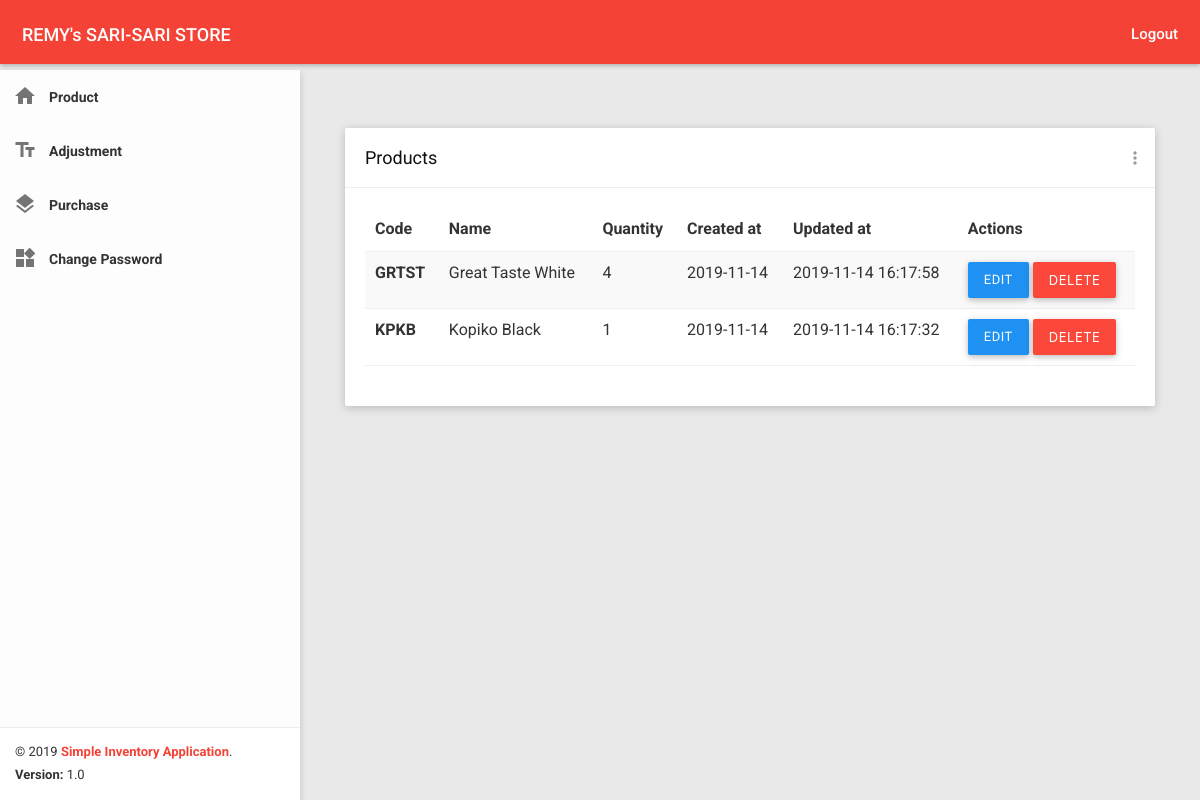
Page /products (signed in) on the earlier database version.
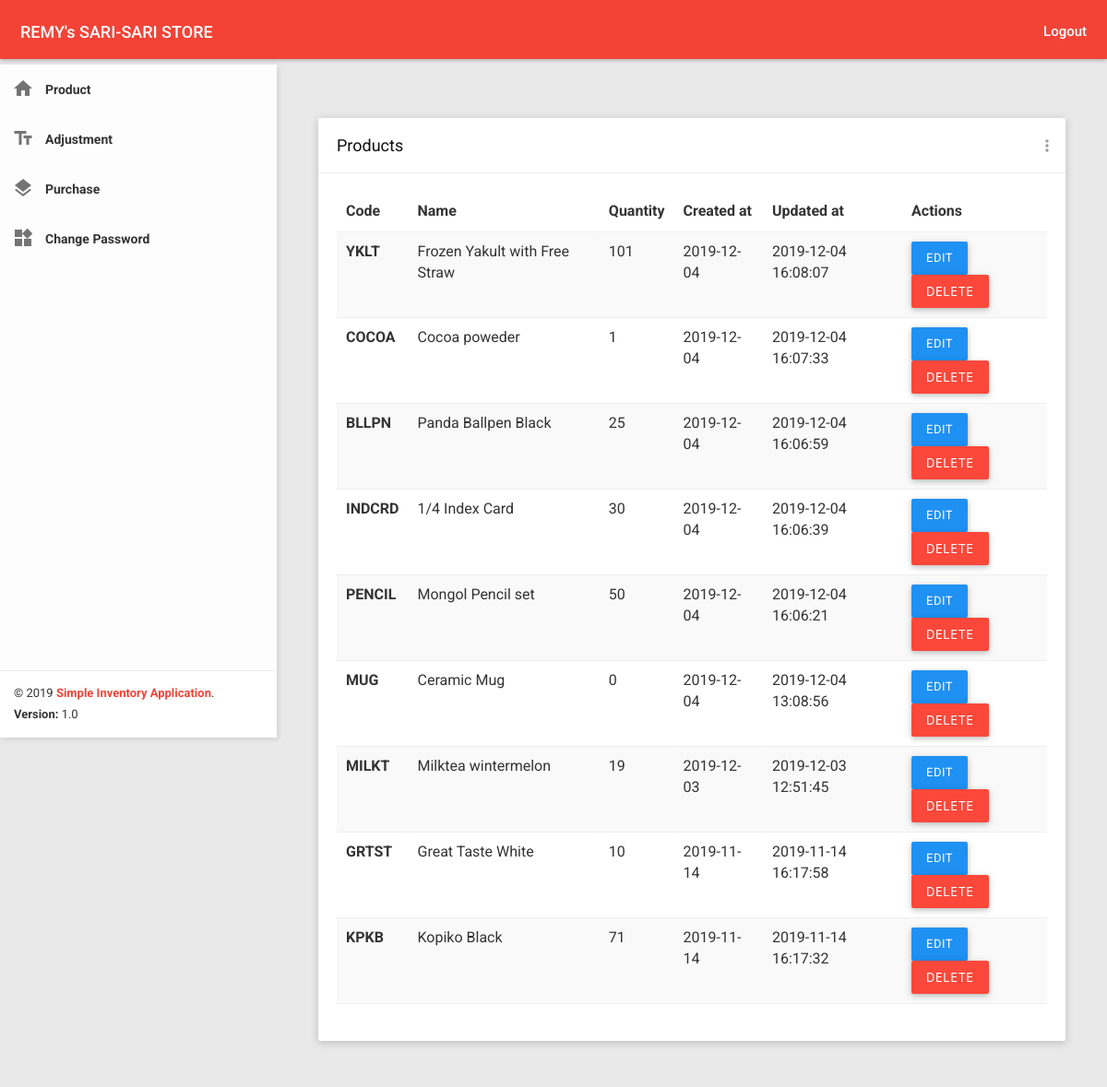
Same page on the later database version.
### app.py (models this page shows, shortened)
class Product(db.Model):
    __tablename__ = 'product'
    id = db.Column(db.Integer, primary_key=True)
    code = db.Column(db.String(30), unique=True)
    name = db.Column(db.String(50))
    quantity = db.Column(db.Integer)
    created_at = db.Column(db.DateTime, default=datetime.utcnow)
    updated_at = db.Column(db.DateTime, default=datetime.utcnow)
    adjustment_line = db.relationship('AdjustmentDetail',backref='adjustment_detail')
    purchase_line = db.relationship('PurchaseDetail',backref='purchase_detail')

### app.py (the view)
@app.route('/products')
@login_required
def products():
    all_products = Product.query.order_by(Product.updated_at.desc()).all()
    return render_template('products.html', all_products=all_products)

### app.py (called while the page is built)
@login_manager.user_loader
def load_user(user_id):
    return User.query.get(int(user_id))

### templates/products.html (shortened to what this page needs)
﻿{% extends 'base.html' %}
{% block customcss %}
    <link href="../static/all-themes.css" rel="stylesheet">
{% endblock %}
{% set bodyclass = 'theme-red' %}
{% block content %}
    {% include './includes/nav.html' %}
    <section class="content">
        <div class="container-fluid">
            <div class="row clearfix">
                <div class="col-lg-12 col-md-12 col-sm-12 col-xs-12">
                    <div class="card">
                        <div class="header">
                            <h2>Products</h2>
                            <ul class="header-dropdown m-r--5">
                                <li class="dropdown">
                                    <a href="javascript:void(0);" class="dropdown-toggle" data-toggle="dropdown" role="button" aria-haspopup="true" aria-expanded="false">
                                        <i class="material-icons">more_vert</i>
                                    </a>
                                </li>
                            </ul>
                        </div>
                        <div class="body table-responsive">
                            <table class="table table-striped">
                                <thead>
                                    <tr>
                                        <th>Code</th>
                                        <th>Name</th>
                                        <th>Quantity</th>
                                        <th>Created at</th>
                                        <th>Updated at</th>
                                        <th>Actions</th>
                                    </tr>
                                </thead>
                                <tbody>
                                    {% for product in all_products %}
                                        <tr>
                                            <th scope="row">{{ product.code }}</th>
                                            <td>{{ product.name }}</td>
                                            <td>{{ product.quantity }}</td>
                                            <td>{{ product.created_at.strftime('%Y-%m-%d') }}</td>
                                            <td>{{ product.updated_at.strftime('%Y-%m-%d %H:%M:%S') }}</td>
                                            <td>
                                                <div class="js-sweetalert">
                                                    <a class="btn btn-primary waves-effect" href="/edit_product/{{ product.id }}">Edit</a>
                                                    <button class="btn btn-danger waves-effect" data-type="confirm" value="{{ product.id }}">Delete</button>
                                                </div>
                                            </td>
                                        </tr>
                                    {% endfor %}
                                </tbody>
                            </table>
                        </div>
                    </div>
                </div>
            </div>
        </div>
    </section>
{% endblock %}

Differences in the rows shown:
added Product: code "YKLT", name "Frozen Yakult with Free Straw", quantity "101", created_at "2019-12-04", updated_at "2019-12-04 16:08:07", {{ product.id }} 10 (drawn)
added Product: code "COCOA", name "Cocoa poweder", quantity "1", created_at "2019-12-04", updated_at "2019-12-04 16:07:33", {{ product.id }} 9 (drawn)
added Product: code "BLLPN", name "Panda Ballpen Black", quantity "25", created_at "2019-12-04", updated_at "2019-12-04 16:06:59", {{ product.id }} 8 (drawn)
added Product: code "INDCRD", name "1/4 Index Card", quantity "30", created_at "2019-12-04", updated_at "2019-12-04 16:06:39", {{ product.id }} 7 (drawn)
added Product: code "PENCIL", name "Mongol Pencil set", quantity "50", created_at "2019-12-04", updated_at "2019-12-04 16:06:21", {{ product.id }} 6 (drawn)
added Product: code "MUG", name "Ceramic Mug", quantity "0", created_at "2019-12-04", updated_at "2019-12-04 13:08:56", {{ product.id }} 5 (drawn)
added Product: code "MILKT", name "Milktea wintermelon", quantity "19", created_at "2019-12-03", updated_at "2019-12-03 12:51:45", {{ product.id }} 4 (drawn)
changed Product "GRTST": quantity "4" → "10"
changed Product "KPKB": quantity "1" → "71"
